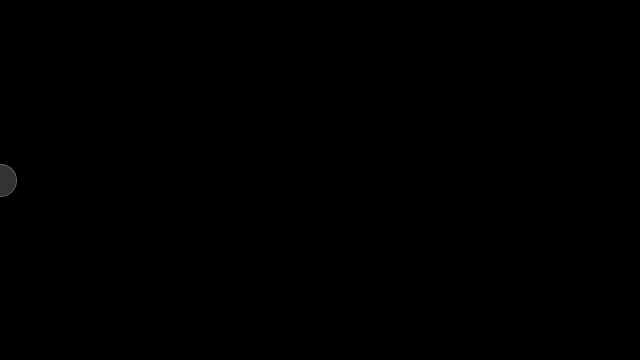
Frame 1 (no input)
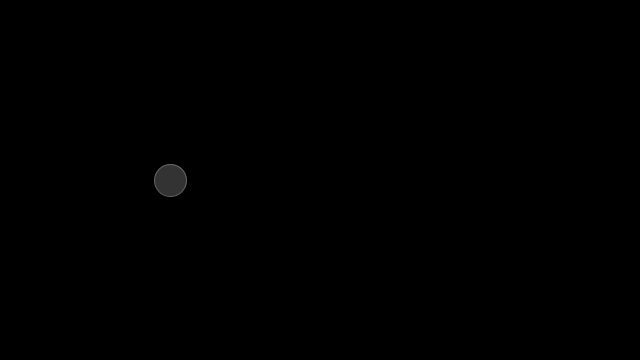
Frame 60 (the mouse pressed at the canvas centre just before this capture)
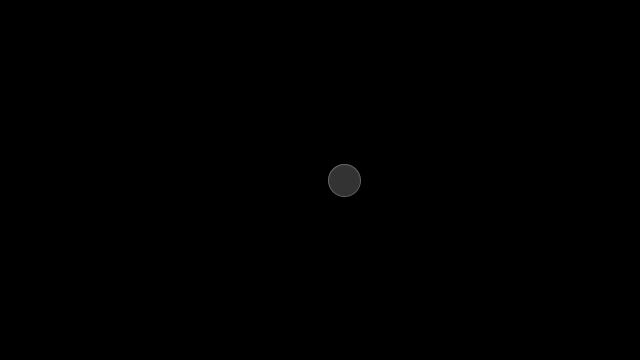
Frame 120 (the mouse held since frame 60 and released just before this capture)

The Processing sketch that drew these frames (run headless with seeded random() and noise(); from frame 60 on, the mouse is pressed at the canvas centre):

// Processing sketch: sketch_22_bouncing__ball
// ── sketch_22_bouncing__ball.pde
float circleX;
float xspeed = 2.8923844;

void setup(){
  size(640,360);
  circleX=0;
}
void draw(){
  background(0);
  fill(51);
  stroke(102);
  ellipse(circleX,height/2,32,32);
  
  circleX = circleX+xspeed;
  
  if(circleX>width  ||  circleX<0){
     xspeed = xspeed *-1;
  }
}
